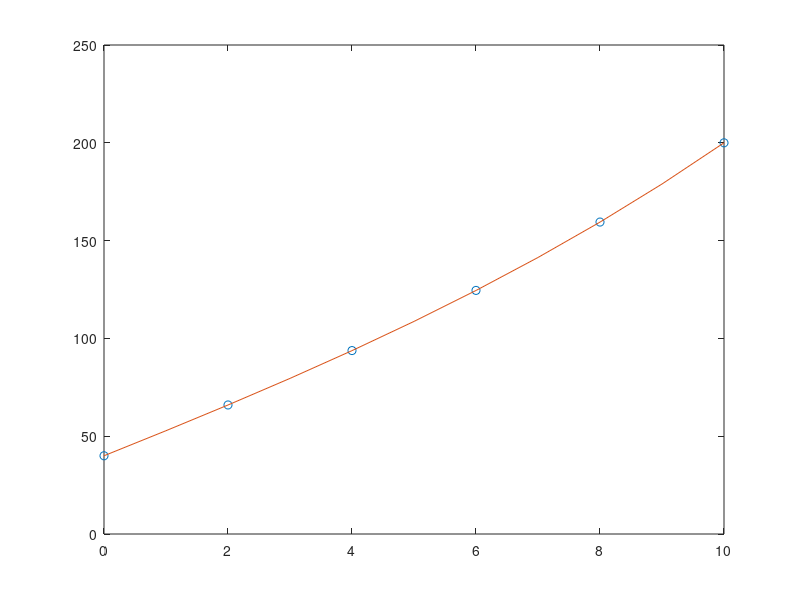

Write MATLAB code to recreate this figure.
A = [2.04 -1 0 0; -1 2.04 -1 0; 0 -1 2.04 -1; 0 0 -1 2.04 ];
b = [40.8 0.8 0.8 200.8]';
T = (A\b)'

T = [40 T 200];
x = [0:2:10];
xanal = [0:10];
TT = @(x) 73.4523*exp(0.1*xanal)-53.4523*exp(-0.1*xanal)+20;
Tanal = TT(xanal);
plot(x,T,'o',xanal,Tanal)